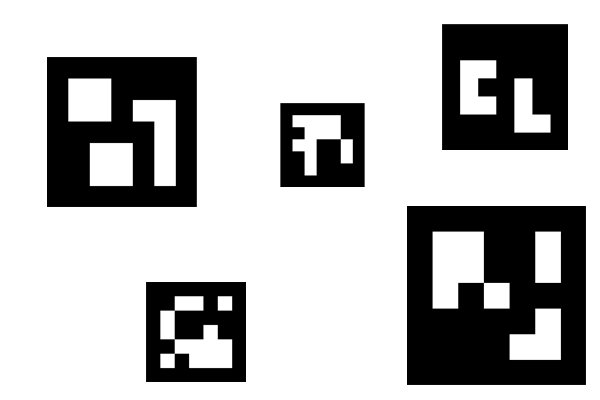
#> input picture hindsight-experience-replay-ur5/CV/Aruco_pose_estimation/Images/test_image_1.png, 600 x 400 px
$ python detect_aruco_images.py --image Images/test_image_1.png --type DICT_5X5_100
#> lines starting #> are read from the running program, lines starting #| are printed output that depends on the picture; after the words box and inside, x2 and y2 are one past the last pixel; in counts of white or black regions, pixels touching at a corner belong together
### hindsight-experience-replay-ur5/CV/Aruco_pose_estimation/utils.py
import cv2

ARUCO_DICT = {
    "DICT_4X4_50": cv2.aruco.DICT_4X4_50,
    "DICT_4X4_100": cv2.aruco.DICT_4X4_100,
    "DICT_4X4_250": cv2.aruco.DICT_4X4_250,
    "DICT_4X4_1000": cv2.aruco.DICT_4X4_1000,
    "DICT_5X5_50": cv2.aruco.DICT_5X5_50,
    "DICT_5X5_100": cv2.aruco.DICT_5X5_100,
    "DICT_5X5_250": cv2.aruco.DICT_5X5_250,
    "DICT_5X5_1000": cv2.aruco.DICT_5X5_1000,
    "DICT_6X6_50": cv2.aruco.DICT_6X6_50,
    "DICT_6X6_100": cv2.aruco.DICT_6X6_100,
    "DICT_6X6_250": cv2.aruco.DICT_6X6_250,
    "DICT_6X6_1000": cv2.aruco.DICT_6X6_1000,
    "DICT_7X7_50": cv2.aruco.DICT_7X7_50,
    "DICT_7X7_100": cv2.aruco.DICT_7X7_100,
    "DICT_7X7_250": cv2.aruco.DICT_7X7_250,
    "DICT_7X7_1000": cv2.aruco.DICT_7X7_1000,
    "DICT_ARUCO_ORIGINAL": cv2.aruco.DICT_ARUCO_ORIGINAL,
    "DICT_APRILTAG_16h5": cv2.aruco.DICT_APRILTAG_16h5,
    "DICT_APRILTAG_25h9": cv2.aruco.DICT_APRILTAG_25h9,
    "DICT_APRILTAG_36h10": cv2.aruco.DICT_APRILTAG_36h10,
    "DICT_APRILTAG_36h11": cv2.aruco.DICT_APRILTAG_36h11
}


def aruco_display(corners, ids, rejected, image):
    center_points = {}
    if len(corners) > 0:
        # flatten the ArUco IDs list
        ids = ids.flatten()
        # loop over the detected ArUCo corners
        for (markerCorner, markerID) in zip(corners, ids):
            # extract the marker corners (which are always returned in
            # top-left, top-right, bottom-right, and bottom-left order)
            corners = markerCorner.reshape((4, 2))
            (topLeft, topRight, bottomRight, bottomLeft) = corners
            # convert each of the (x, y)-coordinate pairs to integers
            topRight = (int(topRight[0]), int(topRight[1]))
            bottomRight = (int(bottomRight[0]), int(bottomRight[1]))
            bottomLeft = (int(bottomLeft[0]), int(bottomLeft[1]))
            topLeft = (int(topLeft[0]), int(topLeft[1]))
            # writing lines
            cv2.line(image, topLeft, topRight, (0, 255, 0), 2)
            cv2.line(image, topRight, bottomRight, (0, 255, 0), 2)
            cv2.line(image, bottomRight, bottomLeft, (0, 255, 0), 2)
            cv2.line(image, bottomLeft, topLeft, (0, 255, 0), 2)
            # extract the marker corners (which are always returned in
            cX = int((topLeft[0] + bottomRight[0]) / 2.0)
            cY = int((topLeft[1] + bottomRight[1]) / 2.0)
            image = cv2.circle(image, (cX, cY), 4, (0, 0, 255), -1)
            # draw the ArUco marker ID on the image
            image = cv2.putText(image, str(markerID), (topLeft[0], topLeft[1] - 10), cv2.FONT_HERSHEY_SIMPLEX,
                                0.5, (0, 255, 0), 2)
            center_points[markerID] = (cX, cY)
            # print("[Inference] ArUco marker ID: {} | center point: {}".format(
            #    markerID), str(center_points[markerID]))
            print("[Inference] ArUco marker ID: {}".format(markerID))
            # show the output image

    return image, center_points

### hindsight-experience-replay-ur5/CV/Aruco_pose_estimation/detect_aruco_images.py
'''
Sample Command:-
python detect_aruco_images.py --image Images/test_image_1.png --type DICT_5X5_100
'''
import numpy as np
from utils import ARUCO_DICT, aruco_display
import argparse
import cv2
import sys


ap = argparse.ArgumentParser()
ap.add_argument("-i", "--image", required=True,
                help="path to input image containing ArUCo tag")
ap.add_argument("-t", "--type", type=str,
                default="DICT_ARUCO_ORIGINAL", help="type of ArUCo tag to detect")
args = vars(ap.parse_args())


print("Loading image...")
image = cv2.imread(args["image"])
#> image is the input picture: shape (400, 600, 3); min 0, max 255, mean 184.4
h, w, _ = image.shape
#> h = 400; w = 600
width = 600
height = int(width*(h/w))
#> height = 400
image = cv2.resize(image, (width, height), interpolation=cv2.INTER_CUBIC)


# verify that the supplied ArUCo tag exists and is supported by OpenCV
if ARUCO_DICT.get(args["type"], None) is None:
    print(f"ArUCo tag type '{args['type']}' is not supported")
    sys.exit(0)

# load the ArUCo dictionary, grab the ArUCo parameters, and detect
# the markers
print("Detecting '{}' tags....".format(args["type"]))
arucoDict = cv2.aruco.Dictionary_get(ARUCO_DICT[args["type"]])
arucoParams = cv2.aruco.DetectorParameters_create()
corners, ids, rejected = cv2.aruco.detectMarkers(
    image, arucoDict, parameters=arucoParams)
#> corners = ([[407, 206], [585, 206], [585, 384], [407, 384]], [[47, 57], [196, 57], [196, 206], [47, 206]], [[442, 24], [567, 24], [567, 149], [442, 149]], [[146, 282], [245, 282], [245, 381], [146, 381]], [[280, 103], [364, 103], [364, 186], [280, 186]]); ids = [24, 66, 87, 42, 70]; rejected = 14 items

detected_markers = aruco_display(corners, ids, rejected, image)
#> in aruco_display, `ids = ids.flatten()`: ids = [24, 66, 87, 42, 70]
#> the loop in aruco_display, `for (markerCorner, markerID) in zip(corners, ids):` made 5 passes
#> (markerID, topLeft, topRight, bottomRight, bottomLeft, cX, cY) on passes 1 to 5: (24, (407, 206), (585, 206), (585, 384), (407, 384), 496, 295), (66, (47, 57), (196, 57), (196, 206), (47, 206), 121, 131), (87, (442, 24), (567, 24), (567, 149), (442, 149), 504, 86), (42, (146, 282), (245, 282), (245, 381), (146, 381), 195, 331), (70, (280, 103), (364, 103), (364, 186), (280, 186), 322, 144)
#| [Inference] ArUco marker ID: 24
#| [Inference] ArUco marker ID: 66
#| [Inference] ArUco marker ID: 87
#| [Inference] ArUco marker ID: 42
#| [Inference] ArUco marker ID: 70
#> pass 1, in aruco_display, `image = cv2.circle(image, (cX, cY), 4, (0, 0, 255), -1)`:
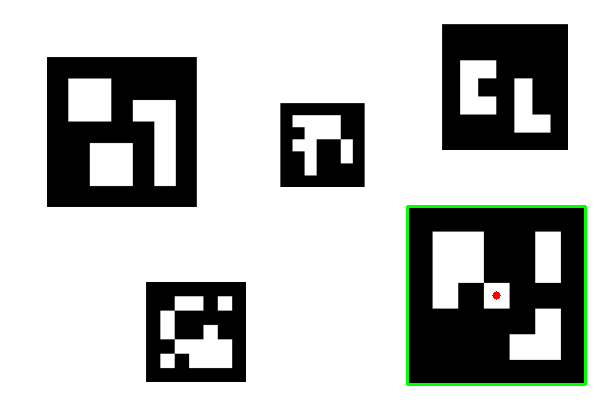
#> image: shape (400, 600, 3); 0.91% of pixels changed, all inside (x1, y1, x2, y2) = (406, 205, 587, 386)
#> pass 1, in aruco_display, `image = cv2.putText(image, str(markerID), (topLeft[0], topLeft[1] - 10..`:
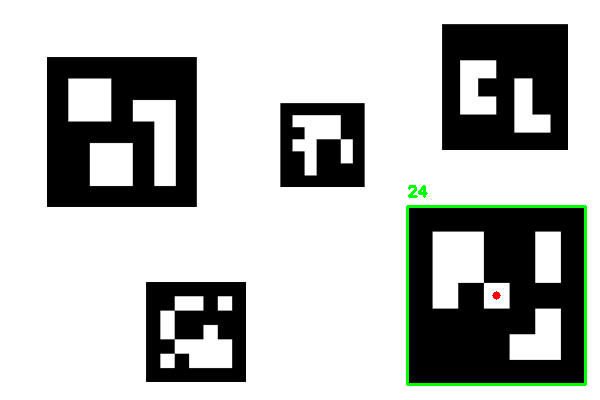
#> image: shape (400, 600, 3); 0.06% of pixels changed, all inside (x1, y1, x2, y2) = (408, 185, 428, 198)
#> pass 2, in aruco_display, `image = cv2.circle(image, (cX, cY), 4, (0, 0, 255), -1)`:
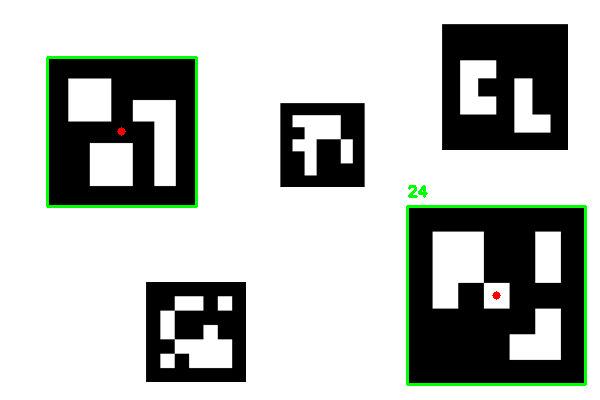
#> image: shape (400, 600, 3); 0.76% of pixels changed, all inside (x1, y1, x2, y2) = (46, 56, 198, 208)
#> pass 2, in aruco_display, `image = cv2.putText(image, str(markerID), (topLeft[0], topLeft[1] - 10..`:
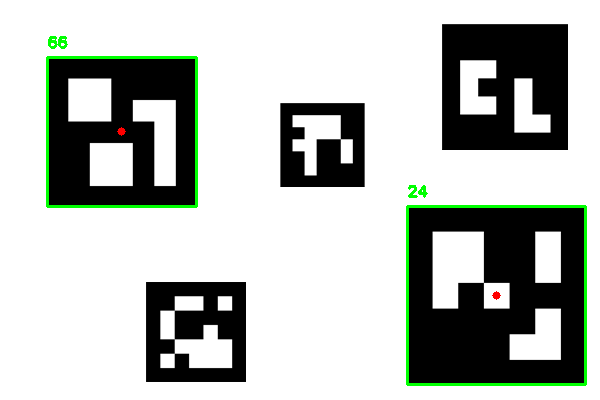
#> image: shape (400, 600, 3); 0.07% of pixels changed, all inside (x1, y1, x2, y2) = (48, 36, 68, 49)
#> after the loop in aruco_display, `for (markerCorner, markerID) in zip(corners, ids):`:
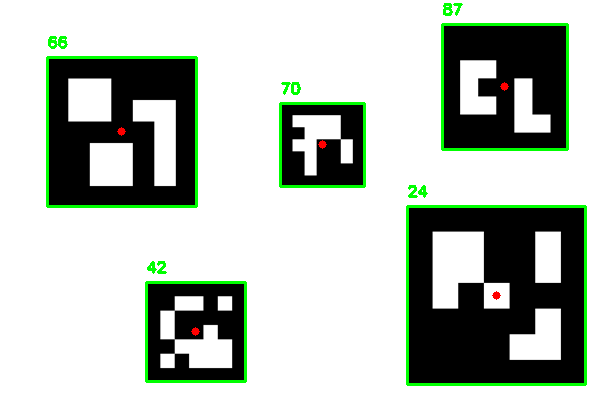
#> image: shape (400, 600, 3); 1.78% of pixels changed, all inside (x1, y1, x2, y2) = (145, 3, 569, 383)
#> after the loop in aruco_display, `for (markerCorner, markerID) in zip(corners, ids):`: center_points = {24: (496, 295), 66: (121, 131), 87: (504, 86), 42: (195, 331), 70: (322, 144)}
cv2.imshow("Image", detected_markers)

# # Uncomment to save
# cv2.imwrite("output_sample.png",detected_markers)

# cv2.waitKey(0)
